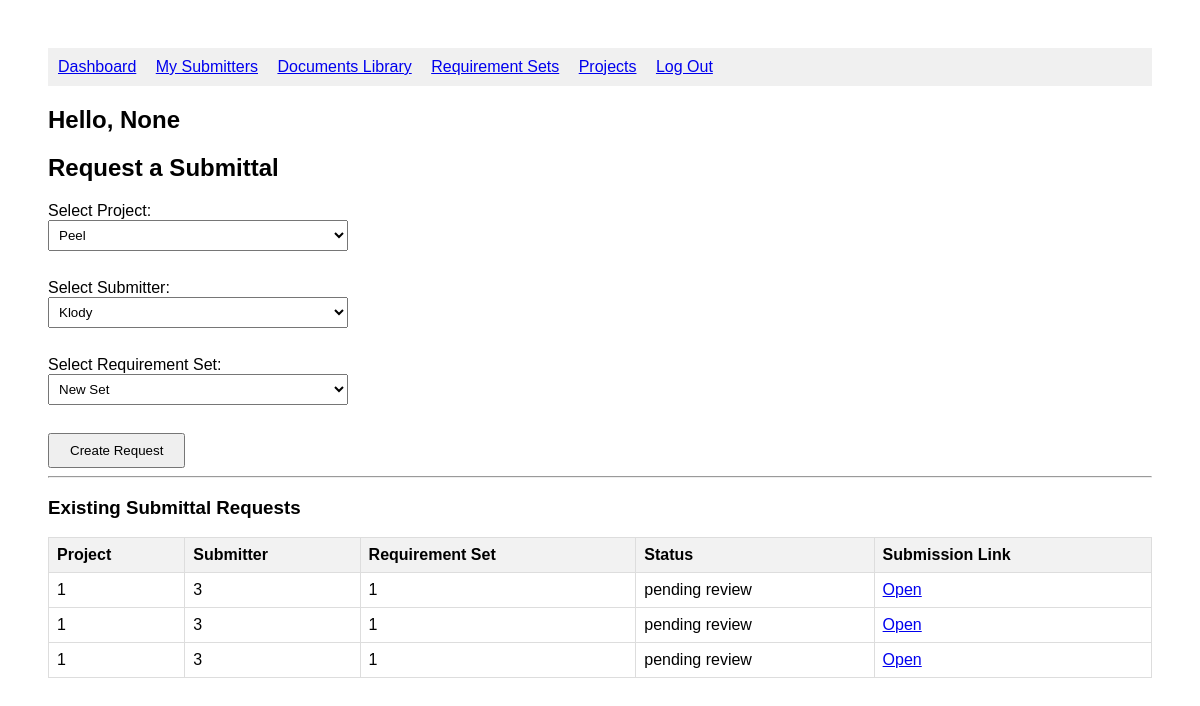
The page /admin (signed in) on the database as committed earlier.
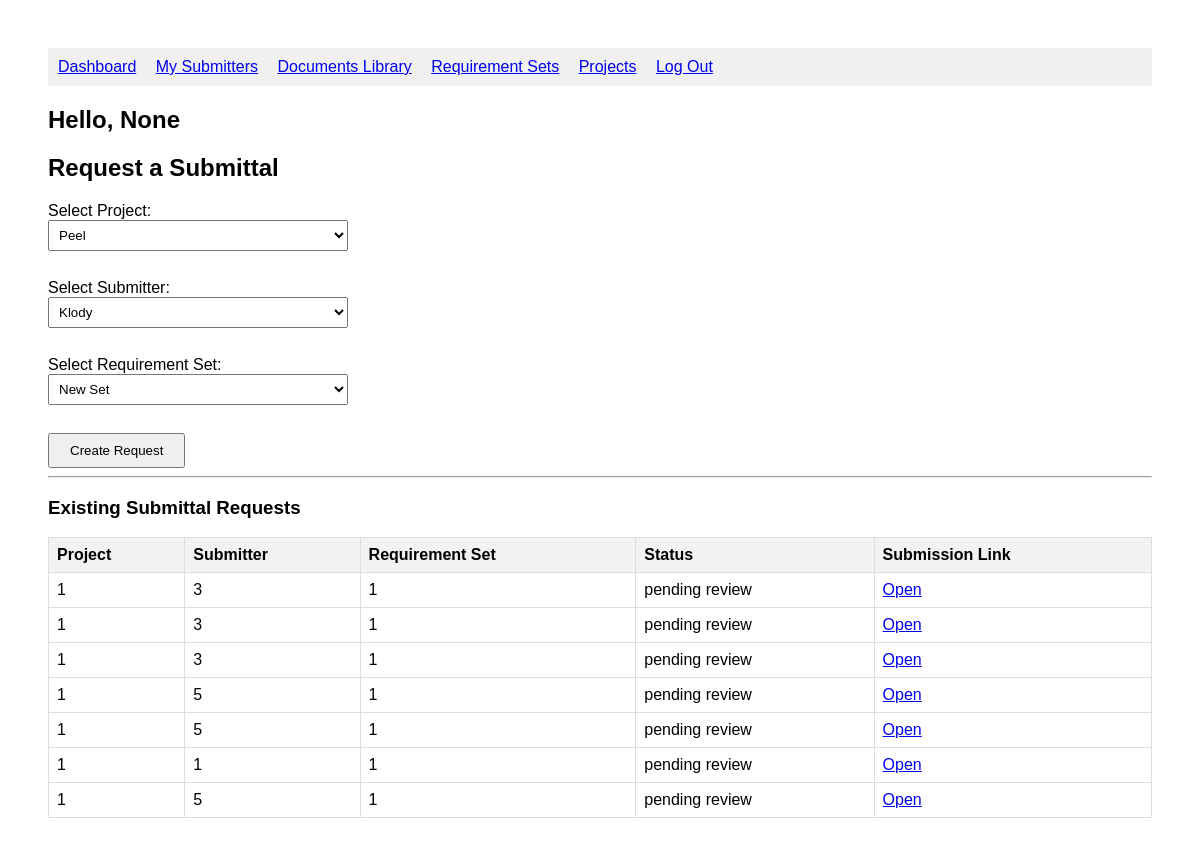
The same page on the database as committed later.
### tables this page shows
CREATE TABLE "requests" (
    id INTEGER PRIMARY KEY AUTOINCREMENT,
    project_id INTEGER NOT NULL,
    submitter_id INTEGER NOT NULL,
    requirement_set_id INTEGER NOT NULL,
    admin_id INTEGER NOT NULL,
    token TEXT UNIQUE,
    status TEXT DEFAULT 'pending review',
    date_requested TEXT DEFAULT CURRENT_TIMESTAMP
);

### app.py (the view, shortened to what this page needs)
@app.route("/admin", methods=['GET', 'POST'])
def admin():
    db = get_db()
    user_id = session.get("id")
    if not user_id and not session.get("admin"):
        return redirect("/login")
    user = db.execute("SELECT * FROM admin_users WHERE id = ?", (session["id"],)).fetchone()
    subs = db.execute("SELECT * FROM submitting_users WHERE invited_by = ?", (session["id"],)).fetchall()
    projects = db.execute("SELECT * FROM project WHERE project_admin_id = ?", (user_id,)).fetchall()
    sets = db.execute("SELECT * FROM requirement_sets WHERE admin_user_id = ?", (user_id,)).fetchall()
    requests = db.execute("SELECT * FROM requests").fetchall()
    return render_template("admin.html", user=user, subs=subs, projects=projects, sets=sets, requests=requests)

### app.py (called while the page is built)
def get_db():
    conn = sqlite3.connect("database.db")
    conn.row_factory = sqlite3.Row
    return conn

### templates/admin.html (shortened to what this page needs)
<!DOCTYPE html>
<html lang="en">
<head>
</head>
<body>
    <nav style="background-color: #f0f0f0; padding: 10px;">
        <a href="/admin" style="margin-right: 15px;">Dashboard</a>
        <a href="/my_submitters" style="margin-right: 15px;">My Submitters</a>
        <a href="/documents_library" style="margin-right: 15px;">Documents Library</a>
        <a href="/my_sets" style="margin-right: 15px;">Requirement Sets</a>
        <a href="/projects" style="margin-right: 15px;">Projects</a>
        <a href="/logout">Log Out</a>
    </nav>
    <h2>Hello, {{ user['name'] }}</h2>
    <h2>Request a Submittal</h2>
    <form method="POST">
        <label for="project">Select Project:</label><br>
        <select name="project" required>
            {% for project in projects %}
                <option value="{{ project.id }}">{{ project.project_name }}</option>
            {% else %}
                <option disabled>No projects found</option>
            {% endfor %}
        </select><br><br>
        <label for="submitter">Select Submitter:</label><br>
        <select name="submitter" required>
            {% for sub in subs %}
                <option value="{{ sub.id }}">{{ sub.name }}</option>
            {% else %}
                <option disabled>No submitters found</option>
            {% endfor %}
        </select><br><br>
        <label for="set">Select Requirement Set:</label><br>
        <select name="set" required>
            {% for set in sets %}
                <option value="{{ set.id }}">{{ set.name }}</option>
            {% else %}
            <option disabled>No sets found</option>
            {% endfor %}
        </select><br><br>
        <button type="submit">Create Request</button>
    </form>
    <hr>
        <h3>Existing Submittal Requests</h3>
    <table border="1" cellpadding="8" cellspacing="0">
        <tr>
            <th>Project</th>
            <th>Submitter</th>
            <th>Requirement Set</th>
            <th>Status</th>
            <th>Submission Link</th>
        </tr>
    {% for req in requests %}
    <tr>
        <td>{{ req.project_id }}</td>
        <td>{{ req.submitter_id }}</td>
        <td>{{ req.requirement_set_id }}</td>
        <td>{{ req.status }}</td>
        <td> <a href="/submission/{{ req.token }}" target="_blank">Open</a></td>
    </tr>
    {% else %}
    <tr>
        <td colspan="5">No requests yet.</td>
    </tr>
    {% endfor %}
</table>
</body>
</html>

### templates/admin.html (style rules this page uses)
body { font-family: Arial, sans-serif; padding: 40px; }
h2 { margin-bottom: 20px; }
table { width: 100%; border-collapse: collapse; margin-bottom: 30px; }
th, td { border: 1px solid #ddd; padding: 8px; text-align: left; }
th { background-color: #f2f2f2; }
form input, form select { margin-bottom: 10px; padding: 6px; width: 300px; }
button { padding: 8px 20px; }

Rows that differ between the two databases and show on the page:
added requests: project_id "1", submitter_id "5", requirement_set_id "1", status "pending review"
added requests: project_id "1", submitter_id "5", requirement_set_id "1", status "pending review"
added requests: project_id "1", submitter_id "1", requirement_set_id "1", status "pending review"
added requests: project_id "1", submitter_id "5", requirement_set_id "1", status "pending review"
